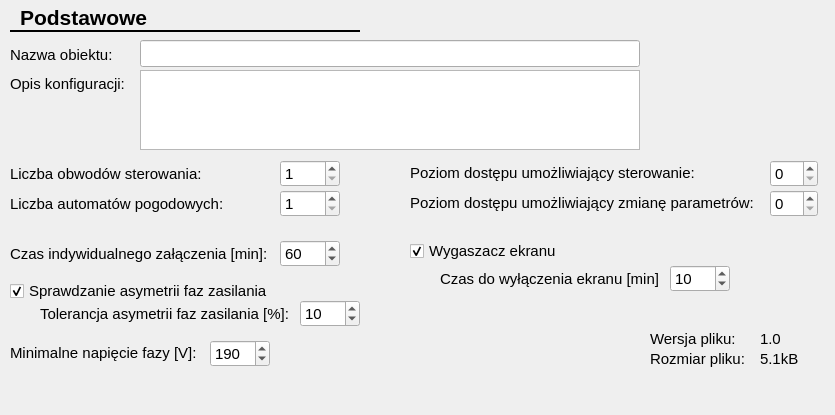
<?xml version="1.0" encoding="UTF-8"?>
<ui version="4.0">
 <class>CGeneralCfgForm</class>
 <widget class="QWidget" name="CGeneralCfgForm">
  <property name="geometry">
   <rect>
    <x>0</x>
    <y>0</y>
    <width>835</width>
    <height>415</height>
   </rect>
  </property>
  <property name="windowTitle">
   <string>Form</string>
  </property>
  <widget class="QSpinBox" name="paramEditUserLevel">
   <property name="geometry">
    <rect>
     <x>770</x>
     <y>190</y>
     <width>48</width>
     <height>27</height>
    </rect>
   </property>
   <property name="font">
    <font>
     <pointsize>11</pointsize>
    </font>
   </property>
   <property name="maximum">
    <number>15</number>
   </property>
  </widget>
  <widget class="QLabel" name="label_10">
   <property name="geometry">
    <rect>
     <x>440</x>
     <y>270</y>
     <width>220</width>
     <height>17</height>
    </rect>
   </property>
   <property name="font">
    <font>
     <pointsize>11</pointsize>
    </font>
   </property>
   <property name="text">
    <string>Czas do wyłączenia ekranu [min]:</string>
   </property>
  </widget>
  <widget class="QCheckBox" name="phaseAssymetryCheck">
   <property name="geometry">
    <rect>
     <x>10</x>
     <y>280</y>
     <width>270</width>
     <height>22</height>
    </rect>
   </property>
   <property name="font">
    <font>
     <pointsize>11</pointsize>
    </font>
   </property>
   <property name="text">
    <string>Sprawdzanie asymetrii faz zasilania</string>
   </property>
   <property name="checked">
    <bool>true</bool>
   </property>
  </widget>
  <widget class="QLabel" name="label_6">
   <property name="geometry">
    <rect>
     <x>40</x>
     <y>304</y>
     <width>250</width>
     <height>20</height>
    </rect>
   </property>
   <property name="font">
    <font>
     <pointsize>11</pointsize>
    </font>
   </property>
   <property name="text">
    <string>Tolerancja asymetrii faz zasilania [%]:</string>
   </property>
  </widget>
  <widget class="QSpinBox" name="ctrlUserLevel">
   <property name="geometry">
    <rect>
     <x>770</x>
     <y>160</y>
     <width>48</width>
     <height>27</height>
    </rect>
   </property>
   <property name="font">
    <font>
     <pointsize>11</pointsize>
    </font>
   </property>
   <property name="maximum">
    <number>15</number>
   </property>
  </widget>
  <widget class="QLabel" name="label_2">
   <property name="geometry">
    <rect>
     <x>10</x>
     <y>75</y>
     <width>121</width>
     <height>17</height>
    </rect>
   </property>
   <property name="font">
    <font>
     <pointsize>11</pointsize>
    </font>
   </property>
   <property name="text">
    <string>Opis konfiguracji:</string>
   </property>
  </widget>
  <widget class="QSpinBox" name="weatherAutomCount">
   <property name="geometry">
    <rect>
     <x>280</x>
     <y>190</y>
     <width>60</width>
     <height>27</height>
    </rect>
   </property>
   <property name="font">
    <font>
     <pointsize>11</pointsize>
    </font>
   </property>
   <property name="wrapping">
    <bool>false</bool>
   </property>
   <property name="minimum">
    <number>1</number>
   </property>
   <property name="maximum">
    <number>6</number>
   </property>
  </widget>
  <widget class="QLabel" name="label_8">
   <property name="geometry">
    <rect>
     <x>410</x>
     <y>164</y>
     <width>290</width>
     <height>17</height>
    </rect>
   </property>
   <property name="font">
    <font>
     <pointsize>11</pointsize>
    </font>
   </property>
   <property name="text">
    <string>Poziom dostępu umożliwiający sterowanie:</string>
   </property>
  </widget>
  <widget class="QLabel" name="label_9">
   <property name="geometry">
    <rect>
     <x>410</x>
     <y>194</y>
     <width>350</width>
     <height>17</height>
    </rect>
   </property>
   <property name="font">
    <font>
     <pointsize>11</pointsize>
    </font>
   </property>
   <property name="text">
    <string>Poziom dostępu umożliwiający zmianę parametrów:</string>
   </property>
  </widget>
  <widget class="QCheckBox" name="screenSaverEnable">
   <property name="geometry">
    <rect>
     <x>410</x>
     <y>240</y>
     <width>151</width>
     <height>22</height>
    </rect>
   </property>
   <property name="font">
    <font>
     <pointsize>11</pointsize>
    </font>
   </property>
   <property name="text">
    <string>Wygaszacz ekranu</string>
   </property>
   <property name="checked">
    <bool>true</bool>
   </property>
  </widget>
  <widget class="QLabel" name="fileVer">
   <property name="geometry">
    <rect>
     <x>760</x>
     <y>330</y>
     <width>30</width>
     <height>17</height>
    </rect>
   </property>
   <property name="font">
    <font>
     <pointsize>11</pointsize>
    </font>
   </property>
   <property name="text">
    <string>1.0</string>
   </property>
  </widget>
  <widget class="QLabel" name="label_3">
   <property name="geometry">
    <rect>
     <x>10</x>
     <y>164</y>
     <width>200</width>
     <height>20</height>
    </rect>
   </property>
   <property name="font">
    <font>
     <pointsize>11</pointsize>
    </font>
   </property>
   <property name="text">
    <string>Liczba obwodów sterowania:</string>
   </property>
  </widget>
  <widget class="QSpinBox" name="phaseAssymetryTolerance">
   <property name="geometry">
    <rect>
     <x>300</x>
     <y>300</y>
     <width>60</width>
     <height>27</height>
    </rect>
   </property>
   <property name="font">
    <font>
     <pointsize>11</pointsize>
    </font>
   </property>
   <property name="maximum">
    <number>100</number>
   </property>
   <property name="value">
    <number>10</number>
   </property>
  </widget>
  <widget class="QLabel" name="label">
   <property name="geometry">
    <rect>
     <x>10</x>
     <y>45</y>
     <width>111</width>
     <height>20</height>
    </rect>
   </property>
   <property name="font">
    <font>
     <pointsize>11</pointsize>
    </font>
   </property>
   <property name="text">
    <string>Nazwa obiektu:</string>
   </property>
  </widget>
  <widget class="QLabel" name="label_7">
   <property name="geometry">
    <rect>
     <x>10</x>
     <y>344</y>
     <width>200</width>
     <height>17</height>
    </rect>
   </property>
   <property name="font">
    <font>
     <pointsize>11</pointsize>
    </font>
   </property>
   <property name="text">
    <string>Minimalne napięcie fazy [V]:</string>
   </property>
  </widget>
  <widget class="QLineEdit" name="objName">
   <property name="geometry">
    <rect>
     <x>140</x>
     <y>40</y>
     <width>500</width>
     <height>27</height>
    </rect>
   </property>
   <property name="font">
    <font>
     <pointsize>11</pointsize>
    </font>
   </property>
   <property name="maxLength">
    <number>63</number>
   </property>
  </widget>
  <widget class="QLabel" name="fileSize">
   <property name="geometry">
    <rect>
     <x>760</x>
     <y>350</y>
     <width>60</width>
     <height>17</height>
    </rect>
   </property>
   <property name="font">
    <font>
     <pointsize>11</pointsize>
    </font>
   </property>
   <property name="text">
    <string>5.1kB</string>
   </property>
  </widget>
  <widget class="QSpinBox" name="indOnTime">
   <property name="geometry">
    <rect>
     <x>280</x>
     <y>240</y>
     <width>60</width>
     <height>27</height>
    </rect>
   </property>
   <property name="font">
    <font>
     <pointsize>11</pointsize>
    </font>
   </property>
   <property name="minimum">
    <number>1</number>
   </property>
   <property name="maximum">
    <number>240</number>
   </property>
   <property name="value">
    <number>60</number>
   </property>
  </widget>
  <widget class="QPlainTextEdit" name="objDescription">
   <property name="geometry">
    <rect>
     <x>140</x>
     <y>70</y>
     <width>500</width>
     <height>80</height>
    </rect>
   </property>
   <property name="font">
    <font>
     <pointsize>11</pointsize>
    </font>
   </property>
  </widget>
  <widget class="QSpinBox" name="minPhaseVoltage">
   <property name="geometry">
    <rect>
     <x>210</x>
     <y>340</y>
     <width>60</width>
     <height>27</height>
    </rect>
   </property>
   <property name="font">
    <font>
     <pointsize>11</pointsize>
    </font>
   </property>
   <property name="minimum">
    <number>100</number>
   </property>
   <property name="maximum">
    <number>230</number>
   </property>
   <property name="value">
    <number>190</number>
   </property>
  </widget>
  <widget class="QSpinBox" name="screenSaverTime">
   <property name="geometry">
    <rect>
     <x>670</x>
     <y>265</y>
     <width>60</width>
     <height>27</height>
    </rect>
   </property>
   <property name="font">
    <font>
     <pointsize>11</pointsize>
    </font>
   </property>
   <property name="minimum">
    <number>1</number>
   </property>
   <property name="maximum">
    <number>30</number>
   </property>
   <property name="value">
    <number>10</number>
   </property>
  </widget>
  <widget class="QSpinBox" name="cirCount">
   <property name="geometry">
    <rect>
     <x>280</x>
     <y>160</y>
     <width>60</width>
     <height>27</height>
    </rect>
   </property>
   <property name="font">
    <font>
     <pointsize>11</pointsize>
    </font>
   </property>
   <property name="wrapping">
    <bool>false</bool>
   </property>
   <property name="minimum">
    <number>1</number>
   </property>
   <property name="maximum">
    <number>20</number>
   </property>
  </widget>
  <widget class="QLabel" name="label_12">
   <property name="geometry">
    <rect>
     <x>650</x>
     <y>350</y>
     <width>100</width>
     <height>17</height>
    </rect>
   </property>
   <property name="font">
    <font>
     <pointsize>11</pointsize>
    </font>
   </property>
   <property name="text">
    <string>Rozmiar pliku:</string>
   </property>
  </widget>
  <widget class="QLabel" name="label_4">
   <property name="geometry">
    <rect>
     <x>10</x>
     <y>194</y>
     <width>220</width>
     <height>20</height>
    </rect>
   </property>
   <property name="font">
    <font>
     <pointsize>11</pointsize>
    </font>
   </property>
   <property name="text">
    <string>Liczba automatów pogodowych:</string>
   </property>
  </widget>
  <widget class="QLabel" name="label_11">
   <property name="geometry">
    <rect>
     <x>650</x>
     <y>330</y>
     <width>90</width>
     <height>17</height>
    </rect>
   </property>
   <property name="font">
    <font>
     <pointsize>11</pointsize>
    </font>
   </property>
   <property name="text">
    <string>Wersja pliku:</string>
   </property>
  </widget>
  <widget class="QLabel" name="label_5">
   <property name="geometry">
    <rect>
     <x>10</x>
     <y>244</y>
     <width>260</width>
     <height>20</height>
    </rect>
   </property>
   <property name="font">
    <font>
     <pointsize>11</pointsize>
    </font>
   </property>
   <property name="text">
    <string>Czas indywidualnego załączenia [min]:</string>
   </property>
  </widget>
  <widget class="QLabel" name="label_13">
   <property name="geometry">
    <rect>
     <x>20</x>
     <y>5</y>
     <width>140</width>
     <height>25</height>
    </rect>
   </property>
   <property name="font">
    <font>
     <pointsize>16</pointsize>
     <weight>75</weight>
     <bold>true</bold>
     <underline>false</underline>
    </font>
   </property>
   <property name="text">
    <string>Podstawowe</string>
   </property>
   <property name="textFormat">
    <enum>Qt::AutoText</enum>
   </property>
  </widget>
  <widget class="Line" name="line">
   <property name="geometry">
    <rect>
     <x>10</x>
     <y>30</y>
     <width>350</width>
     <height>3</height>
    </rect>
   </property>
   <property name="frameShadow">
    <enum>QFrame::Plain</enum>
   </property>
   <property name="lineWidth">
    <number>2</number>
   </property>
   <property name="orientation">
    <enum>Qt::Horizontal</enum>
   </property>
  </widget>
 </widget>
 <resources/>
 <connections/>
</ui>
